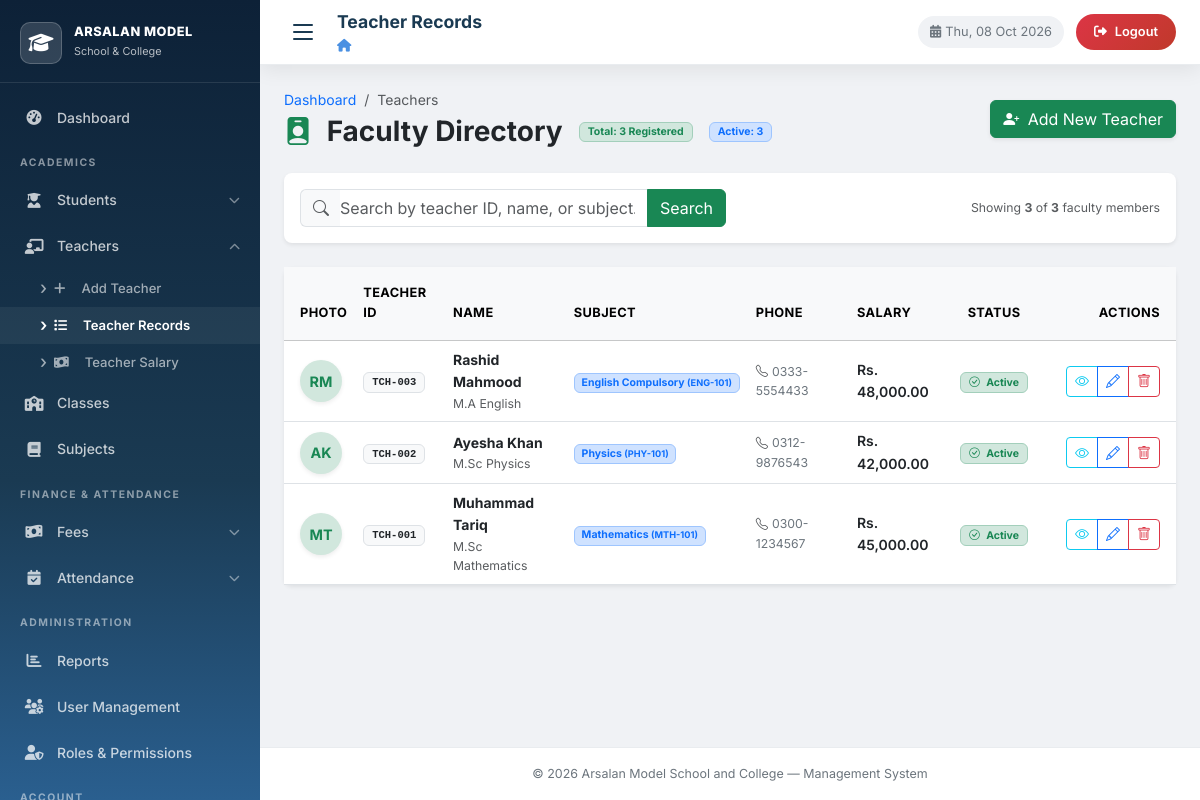
The page /teachers/teacher_records.php (signed in) on the database its author committed.
### tables this page shows
CREATE TABLE `subjects` (
    `id`           INT          NOT NULL AUTO_INCREMENT,
    `subject_name` VARCHAR(100) NOT NULL,
    `subject_code` VARCHAR(20)  NOT NULL,
    `class_id`     INT          NOT NULL,
    `teacher_id`   INT          NULL DEFAULT NULL,
    `status`       ENUM('active','inactive') NOT NULL DEFAULT 'active',
    `created_at`   TIMESTAMP    NOT NULL DEFAULT CURRENT_TIMESTAMP,
    PRIMARY KEY (`id`),
    UNIQUE KEY `uq_subject_code` (`subject_code`),
    CONSTRAINT `fk_subject_class` FOREIGN KEY (`class_id`) REFERENCES `classes`(`id`) ON DELETE CASCADE
);

CREATE TABLE `teachers` (
    `id`            INT            NOT NULL AUTO_INCREMENT,
    `user_id`       INT            NULL DEFAULT NULL,
    `teacher_id`    VARCHAR(20)    NOT NULL,
    `first_name`    VARCHAR(50)    NOT NULL,
    `last_name`     VARCHAR(50)    NOT NULL,
    `gender`        ENUM('Male','Female','Other') NOT NULL,
    `date_of_birth` DATE           NULL,
    `phone`         VARCHAR(15)    NOT NULL,
    `email`         VARCHAR(100)   NOT NULL DEFAULT '',
    `address`       TEXT           NULL,
    `joining_date`  DATE           NULL,
    `subject_id`    INT            NULL DEFAULT NULL,
    `qualification` VARCHAR(100)   NOT NULL DEFAULT '',
    `experience`    INT            NOT NULL DEFAULT 0,
    `salary`        DECIMAL(10,2)  NOT NULL DEFAULT 0.00,
    `photo`         VARCHAR(255)   NULL DEFAULT NULL,
    `status`        ENUM('active','inactive') NOT NULL DEFAULT 'active',
    `created_at`    TIMESTAMP      NOT NULL DEFAULT CURRENT_TIMESTAMP,
    `updated_at`    TIMESTAMP      NOT NULL DEFAULT CURRENT_TIMESTAMP ON UPDATE CURRENT_TIMESTAMP,
    PRIMARY KEY (`id`),
    UNIQUE KEY `uq_teacher_id` (`teacher_id`),
    CONSTRAINT `fk_teacher_user` FOREIGN KEY (`user_id`) REFERENCES `users`(`id`) ON DELETE SET NULL,
    CONSTRAINT `fk_teacher_subject` FOREIGN KEY (`subject_id`) REFERENCES `subjects`(`id`) ON DELETE SET NULL
);

### database.php (called while the page is built, shortened)
<?php
function get_db(): mysqli {
    static $conn = null;
    if ($conn === null) {
        try {
            $conn = new mysqli(DB_HOST, DB_USER, DB_PASS, DB_NAME);
            $conn->set_charset(DB_CHARSET);
        } catch (mysqli_sql_exception $e) {
            error_log('Database connection failed: ' . $e->getMessage());
            die('<div style="font-family:sans-serif;color:#c0392b;padding:30px;text-align:center;">
                <h2>&#9888; Database Connection Error</h2>
                <p>Could not connect to MySQL. Please ensure XAMPP is running and run <strong>setup.sql</strong> first.</p>
                <p><small>' . htmlspecialchars($e->getMessage(), ENT_QUOTES) . '</small></p>
                </div>');
        }
    }
    return $conn;
}
function normalize_db_args(string|array $arg2 = '', string|array $arg3 = []): array {
    if (is_array($arg2)) {
        $params = $arg2;
        $types  = is_string($arg3) ? $arg3 : '';
    } else {
        $types  = (string)$arg2;
        $params = is_array($arg3) ? $arg3 : [];
    }
    return [$types, $params];
}
function db_query(string $sql, $types = '', $params = []): mysqli_stmt {
    [$actual_types, $actual_params] = normalize_db_args($types, $params);
    $conn = get_db();
    $stmt = $conn->prepare($sql);
    if ($actual_types !== '' && count($actual_params) > 0) {
        $stmt->bind_param($actual_types, ...$actual_params);
    }
    $stmt->execute();
    return $stmt;
}
function db_fetch_all(string $sql, $types = '', $params = []): array {
    $stmt = db_query($sql, $types, $params);
    $rows = $stmt->get_result()->fetch_all(MYSQLI_ASSOC);
    return $rows;
}
function db_fetch_one(string $sql, $types = '', $params = []): ?array {
    $stmt = db_query($sql, $types, $params);
    $row = $stmt->get_result()->fetch_assoc();
    return $row ?: null;
}
function h(mixed $val): string {
    return htmlspecialchars((string)($val ?? ''), ENT_QUOTES, 'UTF-8');
}
function has_permission(string $permission, ?int $user_id = null): bool {
    $current_uid = $user_id ?? ($_SESSION['user_id'] ?? null);
    if ($user_id === null) {
        $current_role = strtolower($_SESSION['role'] ?? '');
        if ($current_role === 'admin') {
            return true;
        }
    }
    return false;
}

### teachers/teacher_records.php (the view, shortened to what this page needs)
<?php
require_once __DIR__ . '/../database.php';
$can_view_salary = has_permission('teachers.salary');
$search = trim($_GET['search'] ?? '');
$per_page = 10;
$page = max(1, (int)($_GET['page'] ?? 1));
$offset = ($page - 1) * $per_page;
$count_sql = "SELECT COUNT(*) AS total
              FROM teachers t
              LEFT JOIN subjects s ON t.subject_id = s.id";
$count_params = [];
$count_types  = "";
$count_row = db_fetch_one($count_sql, $count_types, $count_params);
$total_teachers = (int)($count_row['total'] ?? 0);
$data_sql = "SELECT t.*, s.subject_name, s.subject_code, c.class_name, c.section
             FROM teachers t
             LEFT JOIN subjects s ON t.subject_id = s.id
             LEFT JOIN classes c ON s.class_id = c.id";
$data_params = [];
$data_types  = "";
$data_sql .= " ORDER BY t.id DESC LIMIT ? OFFSET ?";
$data_params[] = $per_page;
$data_params[] = $offset;
$data_types   .= "ii";
$teachers = db_fetch_all($data_sql, $data_types, $data_params);
$active_total_row = db_fetch_one("SELECT COUNT(*) AS total FROM teachers WHERE status = 'active'");
$total_active = (int)($active_total_row['total'] ?? 0);
require_once __DIR__ . '/../layout.php';
?>
<div class="d-flex justify-content-between align-items-center flex-wrap gap-2 mb-4">
    <div>
        <nav aria-label="breadcrumb">
            <ol class="breadcrumb mb-1">
                <li class="breadcrumb-item"><a href="../dashboard.php" class="text-decoration-none">Dashboard</a></li>
                <li class="breadcrumb-item active" aria-current="page">Teachers</li>
            </ol>
        </nav>
        <div class="d-flex align-items-center gap-3">
            <h2 class="h3 fw-bold text-dark mb-0">
                <i class="bi bi-person-badge-fill text-success me-2"></i> Faculty Directory
            </h2>
            <span class="badge bg-success-subtle text-success border border-success-subtle px-2 py-1">
                Total: <?= number_format($total_teachers); ?> <?= ($search !== '') ? 'Found' : 'Registered'; ?>
            </span>
            <span class="badge bg-primary-subtle text-primary border border-primary-subtle px-2 py-1">
                Active: <?= number_format($total_active); ?>
            </span>
        </div>
    </div>
    <div>
        <a href="add_teacher.php" class="btn btn-success shadow-sm">
            <i class="bi bi-person-plus-fill me-1"></i> Add New Teacher
        </a>
    </div>
</div>
<div class="card border-0 shadow-sm rounded-3 mb-4">
    <div class="card-body p-3">
        <form method="GET" action="teacher_records.php" class="row g-2 align-items-center">
            <div class="col-md-8 col-lg-6">
                <div class="input-group">
                    <span class="input-group-text bg-light text-muted border-end-0">
                        <i class="bi bi-search"></i>
                    </span>
                    <input type="text"
                           class="form-control border-start-0 ps-0"
                           name="search"
                           placeholder="Search by teacher ID, name, or subject..."
                           value="<?= h($search); ?>"
                           autofocus>
                    <button class="btn btn-success" type="submit">
                        Search
                    </button>
                </div>
            </div>
            <div class="col-md-4 col-lg-6 text-md-end text-muted small">
                Showing <strong><?= count($teachers); ?></strong> of <strong><?= $total_teachers; ?></strong> faculty members
            </div>
        </form>
    </div>
</div>
<div class="card border-0 shadow-sm rounded-3">
    <div class="table-responsive">
        <table class="table table-hover align-middle mb-0">
            <thead class="table-light text-muted text-uppercase" style="font-size: 0.8rem; letter-spacing: 0.03em;">
                <tr>
                    <th class="ps-3 py-3" style="width: 70px;">Photo</th>
                    <th class="py-3">Teacher ID</th>
                    <th class="py-3">Name</th>
                    <th class="py-3">Subject</th>
                    <th class="py-3">Phone</th>
                    <?php if ($can_view_salary): ?>
                    <th class="py-3">Salary</th>
                    <?php endif; ?>
                    <th class="py-3 text-center">Status</th>
                    <th class="pe-3 py-3 text-end" style="min-width: 140px;">Actions</th>
                </tr>
            </thead>
            <tbody>
                <?php if (empty($teachers)): ?>
                    <tr>
                        <td colspan="<?= $can_view_salary ? '8' : '7' ?>" class="text-center py-5 text-muted">
                            <i class="bi bi-person-badge fs-1 d-block mb-2 text-secondary"></i>
                            <h6 class="fw-semibold">No teachers found</h6>
                            <p class="small mb-3">
                                <?= ($search !== '') ? 'Try refining your search query.' : 'Get started by adding your first faculty member.'; ?>
                            </p>
                            <?php if ($search !== ''): ?>
                                <a href="teacher_records.php" class="btn btn-sm btn-outline-success">View All Teachers</a>
                            <?php else: ?>
                                <a href="add_teacher.php" class="btn btn-sm btn-success">Add Teacher</a>
                            <?php endif; ?>
                        </td>
                    </tr>
                <?php else: ?>
                    <?php foreach ($teachers as $tch): ?>
                        <tr>
                            <td class="ps-3">
                                <?php if (!empty($tch['photo']) && file_exists(__DIR__ . '/../uploads/teachers/' . $tch['photo'])): ?>
                                    <img src="../uploads/teachers/<?= h($tch['photo']); ?>"
                                         alt="<?= h($tch['first_name']); ?>"
                                         class="rounded-circle shadow-sm"
                                         style="width: 42px; height: 42px; object-fit: cover;">
                                <?php else: ?>
                                    <div class="rounded-circle bg-success-subtle text-success d-flex align-items-center justify-content-center fw-bold shadow-sm"
                                         style="width: 42px; height: 42px; font-size: 0.9rem;">
                                        <?= strtoupper(substr($tch['first_name'], 0, 1) . substr($tch['last_name'], 0, 1)); ?>
                                    </div>
                                <?php endif; ?>
                            </td>
                            <td>
                                <span class="badge bg-light text-dark border font-monospace px-2 py-1">
                                    <?= h($tch['teacher_id']); ?>
                                </span>
                            </td>
                            <td>
                                <div class="fw-bold text-dark">
                                    <?= h($tch['first_name'] . ' ' . $tch['last_name']); ?>
                                </div>
                                <div class="text-muted small">
                                    <?= !empty($tch['qualification']) ? h($tch['qualification']) : h($tch['email']); ?>
                                </div>
                            </td>
                            <td>
                                <?php if (!empty($tch['subject_name'])): ?>
                                    <span class="badge bg-primary-subtle text-primary border border-primary-subtle">
                                        <?= h($tch['subject_name']); ?>
                                        <small>(<?= h($tch['subject_code']); ?>)</small>
                                    </span>
                                <?php else: ?>
                                    <span class="text-muted small">General / None</span>
                                <?php endif; ?>
                            </td>
                            <td class="text-secondary small">
                                <i class="bi bi-telephone text-muted me-1"></i><?= h($tch['phone']); ?>
                            </td>
                            <?php if ($can_view_salary): ?>
                            <td class="fw-semibold text-dark">
                                Rs. <?= number_format((float)$tch['salary'], 2); ?>
                            </td>
                            <?php endif; ?>
                            <td class="text-center">
                                <?php if ($tch['status'] === 'active'): ?>
                                    <span class="badge bg-success-subtle text-success border border-success-subtle px-2 py-1">
                                        <i class="bi bi-check-circle me-1"></i> Active
                                    </span>
                                <?php else: ?>
                                    <span class="badge bg-secondary-subtle text-secondary border border-secondary-subtle px-2 py-1">
                                        <i class="bi bi-dash-circle me-1"></i> Inactive
                                    </span>
                                <?php endif; ?>
                            </td>
                            <td class="pe-3 text-end">
                                <div class="btn-group btn-group-sm" role="group">
                                    <button type="button"
                                            class="btn btn-outline-info"
                                            data-bs-toggle="modal"
                                            data-bs-target="#viewTeacherModal<?= (int)$tch['id']; ?>"
                                            title="View Details">
                                        <i class="bi bi-eye"></i>
                                    </button>
                                    <a href="edit_teacher.php?id=<?= (int)$tch['id']; ?>"
                                       class="btn btn-outline-primary"
                                       title="Edit Teacher">
                                        <i class="bi bi-pencil"></i>
                                    </a>
                                    <a href="delete_teacher.php?id=<?= (int)$tch['id']; ?>"
                                       class="btn btn-outline-danger"
                                       onclick="return confirm('Are you sure you want to delete teacher \'<?= h(addslashes($tch['first_name'] . ' ' . $tch['last_name'])); ?>\' (<?= h($tch['teacher_id']); ?>)? This action cannot be undone.');"
                                       title="Delete Teacher">
                                        <i class="bi bi-trash"></i>
                                    </a>
                                </div>
                            </td>
                        </tr>
                    <?php endforeach; ?>
                <?php endif; ?>
            </tbody>
        </table>
    </div>
</div>
<?php
require_once __DIR__ . '/../layout_end.php';
?>

### css/style.css (style rules this page uses)
:root { --primary: #1a3a52; --primary-dark: #0d2137; --primary-light: #2a5f8f; --accent: #4a90e2; --accent-hover: #357abd; --success: #28a745; --warning: #ffc107; --danger: #dc3545; --info: #17a2b8; --white: #ffffff; --gray-50: #f8f9fa; --gray-100: #f0f2f5; --gray-200: #e9ecef; --gray-300: #dee2e6; --gray-500: #6c757d; --gray-700: #495057; --gray-900: #212529; --sidebar-w: 260px; --topbar-h: 65px; --radius: 12px; --radius-sm: 8px; --shadow: 0 4px 20px rgba(0,0,0,0.08); --shadow-md: 0 8px 30px rgba(0,0,0,0.12); --transition: all .25s ease; }
*, *::before, *::after { box-sizing: border-box; margin: 0; padding: 0; }
html { scroll-behavior: smooth; }
body { font-family: 'Inter', 'Segoe UI', Arial, sans-serif; font-size: 14px; color: var(--gray-900); background: var(--gray-100); line-height: 1.6; -webkit-font-smoothing: antialiased; }

### rows shown on the page
subjects: teachers.first_name+last_name "RM", teachers.teacher_id "TCH-003", teachers.first_name+last_name "Rashid Mahmood", teachers.qualification "M.A English", subject_name "English Compulsory", subject_code "ENG-101", teachers.phone "0333-5554433", teachers.salary "48,000.00"
subjects: teachers.first_name+last_name "AK", teachers.teacher_id "TCH-002", teachers.first_name+last_name "Ayesha Khan", teachers.qualification "M.Sc Physics", subject_name "Physics", subject_code "PHY-101", teachers.phone "0312-9876543", teachers.salary "42,000.00"
subjects: teachers.first_name+last_name "MT", teachers.teacher_id "TCH-001", teachers.first_name+last_name "Muhammad Tariq", teachers.qualification "M.Sc Mathematics", subject_name "Mathematics", subject_code "MTH-101", teachers.phone "0300-1234567", teachers.salary "45,000.00"

### other values the page prints
$page_title "Teacher Records"
$total_teachers "3"
$total_active "3"
count($teachers) "3"
APP_NAME "Arsalan Model School and College"
